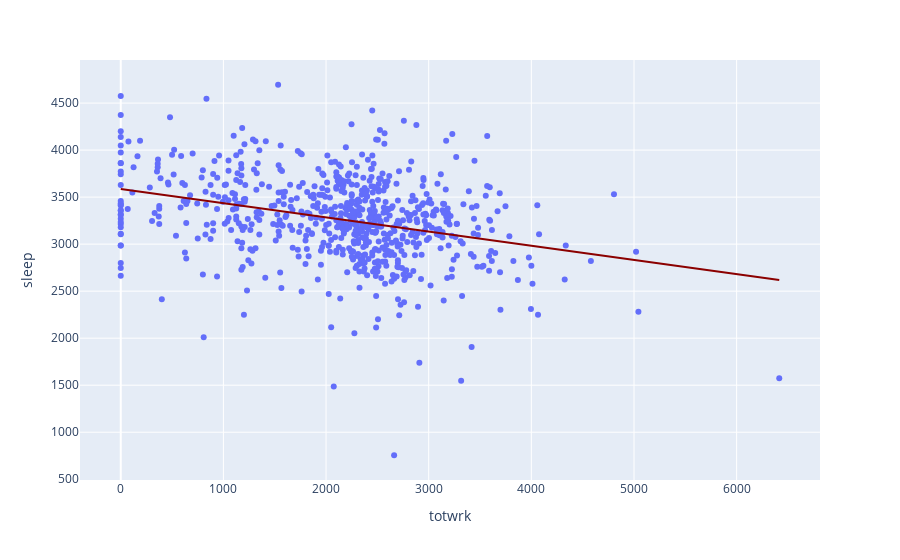

Write notebook code for a chart like this one.
### Code cell
fig = px.scatter(df, x='totwrk', y='sleep', trendline='ols', trendline_color_override='#8B0000')
fig.show()

### Figure 1 — Plotly figure (JSON) as saved in the notebook; plotly's stock layout.template omitted (floating-point values rounded to 4 significant figures; data arrays with more than 128 entries replaced by an {"elided": "..."} marker saying what was removed)
{"data": [{"hovertemplate": "totwrk=%{x}<br>sleep=%{y}<extra></extra>", "legendgroup": "", "marker": {"color": "#636efa", "symbol": "circle"}, "mode": "markers", "name": "", "orientation": "v", "showlegend": false, "type": "scatter", "x": {"elided": "706 int values"}, "xaxis": "x", "y": {"elided": "706 int values"}, "yaxis": "y"}, {"hovertemplate": "<b>OLS trendline</b><br>sleep = -0.150746 * totwrk + 3586.38<br>R<sup>2</sup>=0.103287<br><br>totwrk=%{x}<br>sleep=%{y} <b>(trend)</b><extra></extra>", "legendgroup": "", "line": {"color": "#8B0000"}, "marker": {"color": "#636efa", "symbol": "circle"}, "mode": "lines", "name": "", "showlegend": false, "type": "scatter", "x": {"elided": "706 int values"}, "xaxis": "x", "y": {"elided": "706 float values"}, "yaxis": "y"}], "layout": {"autosize": true, "legend": {"tracegroupgap": 0}, "margin": {"t": 60}, "xaxis": {"anchor": "y", "autorange": true, "domain": [0, 1], "range": [-409.4, 6824.0], "title": {"text": "totwrk"}, "type": "linear"}, "yaxis": {"anchor": "x", "autorange": true, "domain": [0, 1], "range": [449.9, 5000.0], "title": {"text": "sleep"}, "type": "linear"}}}
